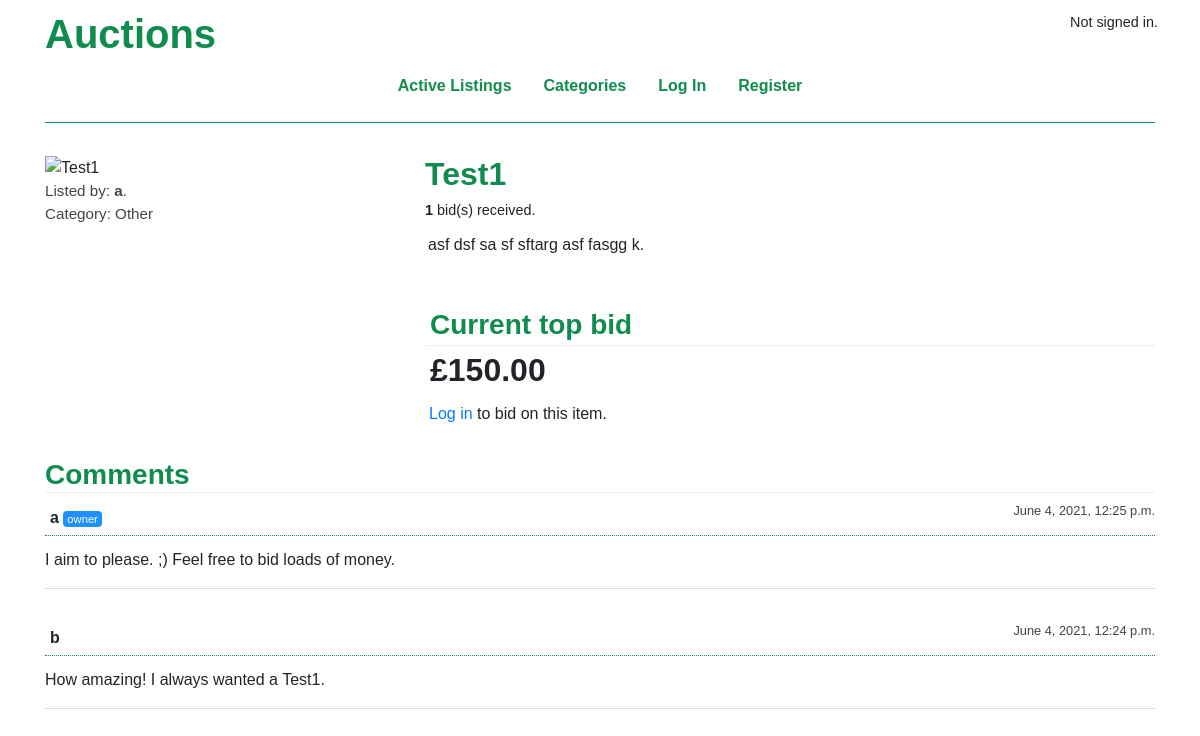
Page /listings/1 on the committed database.
### auctions/models.py (models this page shows, shortened)
class Listing(models.Model):
    CATEGORIES = [
        (CAT_FASHION, "Fashion"),
        (CAT_ELECTRONICS, "Electronics"),
        (CAT_LEISURE, "Sports, Hobbies & Leisure"),
        (CAT_HOME, "Home & Garden"),
        (CAT_MOTOR, "Motors"),
        (CAT_COLLECT, "Collectables & Art"),
        (CAT_BUSINESS, "Business, Office & Industrial Supplies"),
        (CAT_HEALTH, "Health & Beauty"),
        (CAT_MEDIA, "Media"),
        (CAT_MISC, "Others")
    ]
    title = models.CharField(max_length=140)
    description = models.TextField()
    starting_bid = models.DecimalField(max_digits=MAX_BID_DIGITS, decimal_places=2)
    image_url = models.CharField(max_length=2000, blank=True)
    category = models.CharField(max_length=14, choices=CATEGORIES, blank=True)
    created_on = models.DateTimeField(auto_now_add=True)
    closed_on = models.DateTimeField(null=True, blank=True)
    owner = models.ForeignKey(User, on_delete=models.CASCADE, related_name="auctions")
    def final_image_url(self):
        if self.image_url == "":
            return DEFAULT_IMAGE_URL
        else:
            return self.image_url
    def num_bids(self):
        return self.bids.count()
    def high_bid(self):
         return self.bids.order_by('-amount').first()

class User(AbstractUser):
    watching = models.ManyToManyField("Listing", blank=True, related_name="watchers")

class Bid(models.Model):
    bidder = models.ForeignKey(User, on_delete=models.CASCADE, related_name="bids_made")
    listing = models.ForeignKey(Listing, on_delete=models.CASCADE, related_name="bids")
    amount = models.DecimalField(max_digits=MAX_BID_DIGITS, decimal_places=2)
    created_on = models.DateTimeField(auto_now_add=True)
    winning_bid = models.BooleanField(default=False)

class Comment(models.Model):
    user = models.ForeignKey(User, on_delete=models.CASCADE, related_name="comments_made")
    listing = models.ForeignKey(Listing, on_delete=models.CASCADE, related_name="comments")
    content = models.TextField()
    created_on = models.DateTimeField(auto_now_add=True)

### auctions/views.py (the view)
# urls.py: path("listings/<int:listing_id>", views.listing, name="listing"),
def listing(request, listing_id):
    myListing = Listing.objects.get(id=listing_id)
    myListing.image_url = myListing.final_image_url()
    watching = False
    if request.user.is_authenticated:
        user = User.objects.get(username=request.user)
        watching = myListing in user.watching.all()
    num_bids = myListing.num_bids()
    high_bid = None
    if num_bids == 0:
        current_price = myListing.starting_bid
    else:
        high_bid = myListing.high_bid()
        current_price = high_bid.amount
    user_top_bid = None
    if request.user.is_authenticated:
        user_bids = user.bids_made.filter(listing=myListing)
        if user_bids.count() > 0:
            uhb = user_bids.order_by('-amount').first()
            user_top_bid = uhb.amount
    c = myListing.comments.all()
    if c:
        comments = c.order_by("-created_on")
    else:
        comments = c
    return render(request, "auctions/listing.html", {
        "listing": myListing,
        "watching": watching,
        "num_bids": num_bids,
        "current_price": current_price,
        "high_bid": high_bid,
        "user_top_bid": user_top_bid,
        "comments": comments,
        "bid_form": BidForm,
        "comment_form": CommentForm
    })

### auctions/context_processors.py (called while the page is built)
def watchlist_count(request):
    if request.user.is_authenticated:
        user = User.objects.get(username=request.user.username)
        watchlist_count = user.watching.count()
    else:
        watchlist_count = None
    return {
        "WATCHLIST_COUNT": watchlist_count
    }

### auctions/templates/auctions/listing.html (shortened to what this page needs)
{% extends "auctions/layout.html" %}
{% block body %}
    <div class="container">
        <div class="row">
            <div class="col-4">
                <img id="listing-pic" src="{{ listing.image_url }}" alt="{{ listing.title }}">
                <div id="listing-details">
                    Listed by: <strong>{{ listing.owner }}</strong>. <br />
                    Category: {{ listing.category }}
                </div>
            </div>
            <div class="col">
                <h2>{{ listing.title }}</h2>
                <div class="row">
                    <div id="watch-container" class="col">
                        <div id="num-bids-rcvd">
                            <p><strong>{{ num_bids }}</strong> bid(s) received.</p>
                        </div>
                    </div>
                </div>
                <div class="row">
                    <div id="listing-desc" class="col">
                        {{ listing.description }}
                    </div>
                </div>
                <div class="row">
                    <div class="col">
                        <div id="bid-status-container" {% if high_bid.winning_bid %} class="auction-status-rectangle" {% endif %}>
                    {% if high_bid.winning_bid %}
                        {% if user.is_authenticated and user.username == listing.owner.username %}
                            <div id="status-closed-owner" class="status-strip">
                                You closed this auction on {{ listing.closed_on }}.
                            </div>
                        {% elif user.is_authenticated and user.username == high_bid.bidder.username %}
                            <div id="status-closed-winner" class="status-strip">
                                You won this auction. Congratulations!
                            </div>
                        {% elif user.is_authenticated and user_top_bid %}
                            <div id="status-closed-loser" class="status-strip">
                                Someone else won. Better luck next time!
                            </div>
                        {% else %}
                            <div id="status-closed" class="status-strip">
                                This auction is over.
                            </div>
                        {% endif %}
                            <div id="listing-sold-at-box" class="sold-and-{% if user.is_authenticated and user.username != high_bid.bidder.username and user_top_bid %}lost{% else %}won{% endif %}">
                                <h3>Sold at</h3>
                                <div class="listing-top-bid">
                                    £{{ current_price }}
                                </div>
                            </div>
                        </div>
                {% else %}
                            <h3 class="bid-auction-ongoing"> {% if num_bids == 0 %} Opening price {% else %} Current top bid {% endif %} </h3>
                            <div class="listing-top-bid">
                                £{{ current_price }}
                            </div>
                        </div>
                {% endif %}
                    {% if not high_bid.winning_bid %}
                        {% if not user.is_authenticated %}
                        <div id="listing-your-bid">
                            <a href="{% url 'login' %}">Log in</a> to bid on this item.
                        </div>
                        {% endif %}
                    {% endif %}
                    </div>
                </div>
            </div>
        </div>
        <div class="row">
            <div class="col">
                <div id="comment-container">
                    <h3>Comments</h3>
                    {% for comment in comments %}
                        <div class="comment-box">
                            <div class="comment-header">
                                <div class="comment-user">
                                    <strong>{{ comment.user.username }}</strong>
                                    {% if comment.user.username == listing.owner.username %}
                                        <span class="comment-owner-tag">owner</span>
                                    {% endif %}
                                </div>
                                <div class="comment-time">{{ comment.created_on }}</div>
                            </div>
                            <div class="comment-content">{{ comment.content }}</div>
                        </div>
                    {% empty %}
                        <p>No comments.</p>
                    {% endfor %}
                </div>
            </div>
        </div>
    </div>
{% endblock %}

### auctions/templates/auctions/layout.html (shortened to what this page needs)
{% load static %}
<!DOCTYPE html>
<html lang="en">
    <head>
        <link rel="stylesheet" href="https://stackpath.bootstrapcdn.com/bootstrap/4.4.1/css/bootstrap.min.css">
        <link href="{% static 'auctions/styles.css' %}" rel="stylesheet">
    </head>
    <body>
        <div id="title-user-container" class="container">
            <div class="row">
                <div class="col-3">
                    <h1 id="page-title">Auctions</h1>
                </div>
                <div id="signed-in-box" class="col">
                    {% if user.is_authenticated %}
                        Signed in as <strong>{{ user.username }}</strong>.
                    {% else %}
                        Not signed in.
                    {% endif %}
                </div>
            </div>
            <div class="navbar-container">
                <ul class="nav my-nav-bar">
                    <li class="nav-item my-nav-item">
                        <a class="nav-link" href="{% url 'index' %}">Active Listings</a>
                    </li>
                    <li class="nav-item my-nav-item">
                        <a class="nav-link" href="{% url 'categories' %}">Categories</a>
                    </li>
                    {% if user.is_authenticated %}
                        <li class="nav-item my-nav-item">
                            <a class="nav-link" href="{% url 'watchlist' %}">Watchlist</a> <span id="watchlist-counter">{{ WATCHLIST_COUNT }}</span>
                        </li>
                        <li class="nav-item my-nav-item">
                            <a class="nav-link" href="{% url 'create_listing' %}">Create Listing</a>
                        </li>
                        <li class="nav-item my-nav-item">
                            <a class="nav-link" href="{% url 'logout' %}">Log Out</a>
                        </li>
                    {% else %}
                        <li class="nav-item my-nav-item">
                            <a class="nav-link" href="{% url 'login' %}">Log In</a>
                        </li>
                        <li class="nav-item my-nav-item">
                            <a class="nav-link" href="{% url 'register' %}">Register</a>
                        </li>
                    {% endif %}
                </ul>
            </div>
            <hr>
        </div>
        {% block body %}
        {% endblock %}
    </body>
</html>

### auctions/static/auctions/styles.css (style rules this page uses)
body { padding: 10px; font-family: PT Sans, Arial, Helvetica, sans-serif; }
h1, h2, h3, h4, h5, h6 { font-family: PT Sans Narrow, Helvetica, Arial, sans-serif; font-weight: bold; color: #118C4F; }
#page-title { font-weight: bold; font-family: Arial, Helvetica, sans-serif; }
#signed-in-box { padding: 2px 12px; text-align: right; font-size: 0.9rem; }
.navbar-container { display: flex; justify-content: center; }
.my-nav-item { position: relative; background: transparent; color: #118C4F; font-weight: bold; }
.my-nav-item a { color: #118C4F; }
hr { border-top: 1px solid #118C4F; margin-bottom: 2rem; }
#watch-container { float: left; display: block; height: 20px; margin-bottom: 0.75rem; }
#num-bids-rcvd { float: left; font-size: 0.9rem; color: #222; margin-top: -1px; }
#listing-pic { max-width: 100%; max-height: 500px; overflow: auto; }
#listing-details { font-size: 0.95rem; color: #444; }
#listing-desc { margin-left: 3px; margin-bottom: 3rem; }
#bid-status-container h3 { padding: 3px 5px; margin-bottom: 0; }
h3.bid-auction-ongoing { color: #118C4F; border-bottom: 1px solid #eee; padding-bottom: 2px; }
.listing-top-bid { font-size: 2rem; font-weight: bold; width: 100%; padding-left: 5px; margin-bottom: 0.5rem; }
#listing-your-bid { margin-top: 0.5rem; padding-left: 4px; }
#comment-container h3 { color: #118C4F; border-bottom: 1px solid #eee; margin-top: 2rem; }
.comment-box { position: relative; border-bottom: 1px solid #ddd; margin-bottom: 2rem; }
.comment-header { position: relative; padding: 5px; border-bottom: 1px dotted #118C4F; }
.comment-owner-tag { background: #1e90ff; color: white; font-size: 0.7rem; border-radius: 4px; padding: 2px 4px; }
.comment-time { position: absolute; top: 0; right: 0; color: #444; font-size: 0.8rem; }
.comment-content { margin-top: 0.75rem; margin-bottom: 1rem; }

### rows in the picture
Listing: owner "a", category "Other", title "Test1", description "asf dsf sa sf sftarg asf fasgg k."
Bid: amount "150.00"
Comment: user.username "a", shows "owner", created_on "June 4, 2021, 12:25 p.m.", content "I aim to please. ;) Feel free to bid loads of money."
Comment: user.username "b", created_on "June 4, 2021, 12:24 p.m.", content "How amazing! I always wanted a Test1."

### other values in the picture
{{ num_bids }} "1"
